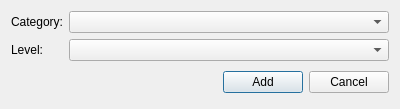
<?xml version="1.0" encoding="UTF-8"?>
<ui version="4.0">
 <class>addTraitDia</class>
 <widget class="QDialog" name="addTraitDia">
  <property name="geometry">
   <rect>
    <x>0</x>
    <y>0</y>
    <width>400</width>
    <height>103</height>
   </rect>
  </property>
  <property name="windowTitle">
   <string>Add Trait</string>
  </property>
  <property name="windowIcon">
   <iconset resource="runesmith.qrc">
    <normaloff>:/Runesmith/Runesmith.bmp</normaloff>:/Runesmith/Runesmith.bmp</iconset>
  </property>
  <layout class="QGridLayout" name="gridLayout">
   <item row="0" column="0">
    <widget class="QLabel" name="label">
     <property name="text">
      <string>Category:</string>
     </property>
    </widget>
   </item>
   <item row="0" column="1">
    <widget class="QComboBox" name="categoryCB">
     <property name="sizePolicy">
      <sizepolicy hsizetype="Preferred" vsizetype="Fixed">
       <horstretch>1</horstretch>
       <verstretch>0</verstretch>
      </sizepolicy>
     </property>
    </widget>
   </item>
   <item row="1" column="0">
    <widget class="QLabel" name="label_2">
     <property name="text">
      <string>Level:</string>
     </property>
    </widget>
   </item>
   <item row="1" column="1">
    <widget class="QComboBox" name="levelCB">
     <property name="sizePolicy">
      <sizepolicy hsizetype="Preferred" vsizetype="Fixed">
       <horstretch>1</horstretch>
       <verstretch>0</verstretch>
      </sizepolicy>
     </property>
    </widget>
   </item>
   <item row="2" column="0" colspan="2">
    <layout class="QHBoxLayout">
     <property name="spacing">
      <number>6</number>
     </property>
     <property name="margin">
      <number>0</number>
     </property>
     <item>
      <spacer>
       <property name="orientation">
        <enum>Qt::Horizontal</enum>
       </property>
       <property name="sizeHint" stdset="0">
        <size>
         <width>131</width>
         <height>31</height>
        </size>
       </property>
      </spacer>
     </item>
     <item>
      <widget class="QPushButton" name="addButton">
       <property name="text">
        <string>Add</string>
       </property>
       <property name="icon">
        <iconset resource="runesmith.qrc">
         <normaloff>:/Runesmith/Icons/plus.png</normaloff>:/Runesmith/Icons/plus.png</iconset>
       </property>
      </widget>
     </item>
     <item>
      <widget class="QPushButton" name="cancelButton">
       <property name="text">
        <string>Cancel</string>
       </property>
      </widget>
     </item>
    </layout>
   </item>
  </layout>
 </widget>
 <resources>
  <include location="runesmith.qrc"/>
 </resources>
 <connections>
  <connection>
   <sender>cancelButton</sender>
   <signal>clicked()</signal>
   <receiver>addTraitDia</receiver>
   <slot>reject()</slot>
   <hints>
    <hint type="sourcelabel">
     <x>369</x>
     <y>253</y>
    </hint>
    <hint type="destinationlabel">
     <x>179</x>
     <y>282</y>
    </hint>
   </hints>
  </connection>
 </connections>
</ui>
